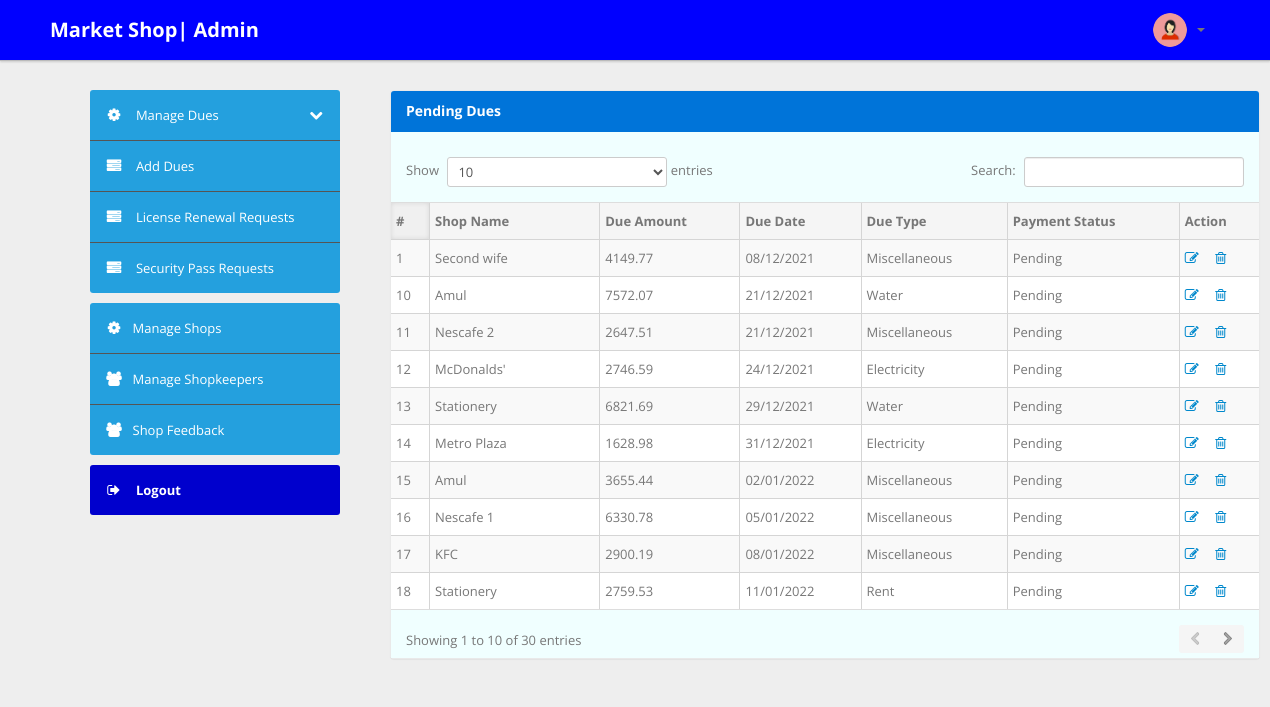
Page /admin/pending-dues.php (signed in) on the committed database.
### tables this page shows
CREATE TABLE `dues` (
  `dueID` int NOT NULL AUTO_INCREMENT,
  `shopID` varchar(30) NOT NULL,
  `dueAmount` double NOT NULL,
  `dueDate` date NOT NULL,
  `dueType` varchar(40) NOT NULL,
  `status` varchar(20) NOT NULL,
  PRIMARY KEY (`dueID`),
  KEY `shop_id_dues` (`shopID`),
  KEY `idxdues` (`dueID`),
  KEY `idxdues2` (`status`),
  CONSTRAINT `shop_id_dues` FOREIGN KEY (`shopID`) REFERENCES `shop` (`shopID`),
  CONSTRAINT `check_status` CHECK ((`status` in (_utf8mb4'Paid',_utf8mb4'Pending')))
);

CREATE TABLE `shop` (
  `shopID` varchar(30) NOT NULL,
  `location` varchar(100) NOT NULL,
  `licVal` date NOT NULL,
  `licExt` decimal(4,2) NOT NULL,
  `contact` varchar(10) NOT NULL,
  `shopName` varchar(30) NOT NULL,
  `remark` varchar(255) DEFAULT NULL,
  `licReq` varchar(25) NOT NULL DEFAULT 'Inactive',
  PRIMARY KEY (`shopID`),
  KEY `idxshop` (`shopID`),
  CONSTRAINT `check_contact` CHECK ((not((`contact` like _utf8mb4'%[^0-9]%'))))
);

### admin/pending-dues.php (the view, shortened to what this page needs)
<?php
if (strlen($_SESSION['email']) == 0) {
    header('location:login.php');
} else {
?>
    <!DOCTYPE html>
    <html lang="en">
    <head>
        <link type="text/css" href="bootstrap/css/bootstrap.min.css" rel="stylesheet">
        <link type="text/css" href="bootstrap/css/bootstrap-responsive.min.css" rel="stylesheet">
        <link type="text/css" href="css/theme.css" rel="stylesheet">
        <link type="text/css" href="images/icons/css/font-awesome.css" rel="stylesheet">
    </head>
    <body style="background:#eee">
        <?php include('header.php'); ?>
        <div style="padding:90px">
            <div class="container">
                <div class="row">
                    <?php include('sidebar.php'); ?>
                    <div class="span9">
                        <div class="content">
                            <div class="module">
                                <div class="module-head" style="background:#0074d9;">
                                    <h3 style="color:white; text-shadow:none;">Pending Dues</h3>
                                </div>
                                <div class="module-body table" style="background:azure;">
                                    <br />
                                    <table cellpadding="0" cellspacing="0" border="0" class="datatable-1 table table-bordered table-striped	 display table-responsive">
                                        <thead>
                                            <tr>
                                                <th>#</th>
                                                <th>Shop Name</th>
                                                <th>Due Amount</th>
                                                <th column-width:100px>Due Date</th>
                                                <th>Due Type</th>
                                                <th>Payment Status</th>
                                                <th>Action</th>
                                            </tr>
                                        </thead>
                                        <tbody>
                                            <?php
                                            $query = mysqli_query($con, "SELECT shop.shopName as shop_name, dues.dueID as id, dues.dueAmount as amt, dues.dueDate as dt, dues.dueType as type, dues.status as st FROM dues JOIN shop ON shop.shopID=dues.shopID WHERE status='Pending' ORDER BY DueDate");
                                            $cnt = 1;
                                            while ($row = mysqli_fetch_array($query)) {
                                                $date=$row['dt'];
                                                $datec=strtotime($date);
                                                $final=date('d/m/Y',$datec);
                                            ?>
                                                <tr>
                                                    <td><?php echo htmlentities($cnt); ?></td>
                                                    <td><?php echo htmlentities($row['shop_name']); ?></td>
                                                    <td><?php echo htmlentities($row['amt']); ?></td>
                                                    <td><?php echo htmlentities($final);  ?></td>
                                                    <td><?php echo htmlentities($row['type']); ?></td>
                                                    <td><?php echo htmlentities($row['st']); ?></td>
                                                    <td> <a href="updateDues.php?dueID=<?php echo htmlentities($row['id']); ?>" title="Update status" target="_blank"><i class="icon-edit"></i></a>&emsp;
                                                    <a href="pending-dues.php?dueID=<?php echo $row['id'] ?>&del=delete" onClick="return confirm('Are you sure you want to delete?')"><i class="icon-trash"></i></a>
                                                    </td>
                                                </tr>
                                            <?php $cnt = $cnt + 1;
                                            } ?>
                                        </tbody>
                                    </table>
                                </div>
                            </div>
                        </div>
                    </div>
                </div>
            </div>
        </div>
    </body>
<?php
} ?>

### admin/css/theme.css (style rules this page uses)
body { font-size: 13px; font-family: 'Open Sans', Arial, sans-serif; background: #fff; color: #777 }
h1, h2, h3, h4, h5, h6 { color: #333; margin-top: 0 }
h3 { font-size: 20px }
body [class^="icon-"], body [class*=" icon-"] { font-size: 14px; line-height: 20px; height: 20px }
.module { background: #fff; -webkit-border-radius: 3px; -moz-border-radius: 3px; border-radius: 3px; border: 1px solid #ccc; border-bottom-color: #bbb; -webkit-box-shadow: 0 0 1px rgba(0,0,0,0.2); -moz-box-shadow: 0 0 1px rgba(0,0,0,0.2); box-shadow: 0 0 1px rgba(0,0,0,0.2); margin-bottom: 30px }
.table { margin-bottom: 0 }
.table th, .table td { border-color: #d5d5d5!important }
.table-bordered thead:first-child tr:first-child>th:first-child, .table-bordered tbody:first-child tr:first-child>td:first-child { -webkit-border-top-left-radius: 2px; -moz-border-radius-topleft: 2px; border-top-left-radius: 2px }
.table-bordered thead:first-child tr:first-child>th:last-child, .table-bordered tbody:first-child tr:first-child>td:last-child { -webkit-border-top-right-radius: 2px; -moz-border-radius-topright: 2px; border-top-right-radius: 2px }
.table-bordered thead:last-child tr:last-child>th:first-child, .table-bordered tbody:last-child tr:last-child>td:first-child, .table-bordered tfoot:last-child tr:last-child>td:first-child { -webkit-border-bottom-left-radius: 2px; -moz-border-radius-bottomleft: 2px; border-bottom-left-radius: 2px }
.table-bordered thead:last-child tr:last-child>th:last-child, .table-bordered tbody:last-child tr:last-child>td:last-child, .table-bordered tfoot:last-child tr:last-child>td:last-child { -webkit-border-bottom-right-radius: 2px; -moz-border-radius-bottomright: 2px; border-bottom-right-radius: 2px }
.module { box-shadow: 0 0 3px rgba(0,0,0,.1); border-color: #e9e9e9; margin-bottom: 20px; background-color: #fff; border-radius: 4px; -webkit-box-shadow: 0 1px 1px rgba(0,0,0,.05); box-shadow: 0 1px 1px rgba(0,0,0,.05); }
.module-head { color: #767676; background-color: #f6f6f6; border-color: #e9e9e9; padding: 10px 15px; border-bottom: 1px solid transparent; border-top-right-radius: 3px; border-top-left-radius: 3px; }
.module-head h3 { font-size: 14px; line-height: 20px; height: 20px; margin: 0 }
.module-body { padding: 5px; }
.module-body.table { padding: 5px 0!important; }
.module-body.table .table th, .module-body.table .table td { padding-left: 5px; padding-right: 5px; }
.dataTables_wrapper table th { background: #f5f5f5; cursor: pointer }
.dataTables_wrapper table th.sorting_asc, .dataTables_wrapper table th.sorting_desc { background: #f0f0f0; -webkit-box-shadow: 0 0 5px rgba(0,0,0,0.1) inset; -moz-box-shadow: 0 0 5px rgba(0,0,0,0.1) inset; box-shadow: 0 0 5px rgba(0,0,0,0.1) inset }
.dataTables_wrapper .table-bordered { -webkit-border-radius: 0; -moz-border-radius: 0; border-radius: 0; border-left: 0; border-right: 0 }
.dataTables_wrapper .table-bordered thead tr>th:first-child, .dataTables_wrapper .table-bordered tbody tr>td:first-child, .dataTables_wrapper .table-bordered tfoot tr>td:first-child, .dataTables_wrapper .table-bordered tfoot tr>th:first-child { border-left: 0 }
.dataTables_wrapper .table-bordered thead:first-child tr:first-child>th:first-child, .dataTables_wrapper .table-bordered tbody:first-child tr:first-child>td:first-child { -webkit-border-top-left-radius: 0; -moz-border-radius-topleft: 0; border-top-left-radius: 0 }
.dataTables_wrapper .table-bordered thead:first-child tr:first-child>th:last-child, .dataTables_wrapper .table-bordered tbody:first-child tr:first-child>td:last-child { -webkit-border-top-right-radius: 0; -moz-border-radius-topright: 0; border-top-right-radius: 0 }
.dataTables_wrapper .table-bordered thead:last-child tr:last-child>th:first-child, .dataTables_wrapper .table-bordered tbody:last-child tr:last-child>td:first-child, .dataTables_wrapper .table-bordered tfoot:last-child tr:last-child>td:first-child { -webkit-border-bottom-left-radius: 0; -moz-border-radius-bottomleft: 0; border-bottom-left-radius: 0 }
.dataTables_wrapper .table-bordered thead:last-child tr:last-child>th:last-child, .dataTables_wrapper .table-bordered tbody:last-child tr:last-child>td:last-child, .dataTables_wrapper .table-bordered tfoot:last-child tr:last-child>td:last-child { -webkit-border-bottom-right-radius: 0; -moz-border-radius-bottomright: 0; border-bottom-right-radius: 0 }

### rows in the picture
dues: shopID.shopName "Second wife", dueAmount "4149.77", dueDate "08/12/2021", dueType "Miscellaneous", status "Pending"
dues: shopID.shopName "Amul", dueAmount "7572.07", dueDate "21/12/2021", dueType "Water", status "Pending"
dues: shopID.shopName "Nescafe 2", dueAmount "2647.51", dueDate "21/12/2021", dueType "Miscellaneous", status "Pending"
dues: shopID.shopName "McDonalds'", dueAmount "2746.59", dueDate "24/12/2021", dueType "Electricity", status "Pending"
dues: shopID.shopName "Stationery", dueAmount "6821.69", dueDate "29/12/2021", dueType "Water", status "Pending"
dues: shopID.shopName "Metro Plaza", dueAmount "1628.98", dueDate "31/12/2021", dueType "Electricity", status "Pending"
dues: shopID.shopName "Amul", dueAmount "3655.44", dueDate "02/01/2022", dueType "Miscellaneous", status "Pending"
dues: shopID.shopName "Nescafe 1", dueAmount "6330.78", dueDate "05/01/2022", dueType "Miscellaneous", status "Pending"
dues: shopID.shopName "KFC", dueAmount "2900.19", dueDate "08/01/2022", dueType "Miscellaneous", status "Pending"
dues: shopID.shopName "Stationery", dueAmount "2759.53", dueDate "11/01/2022", dueType "Rent", status "Pending"
